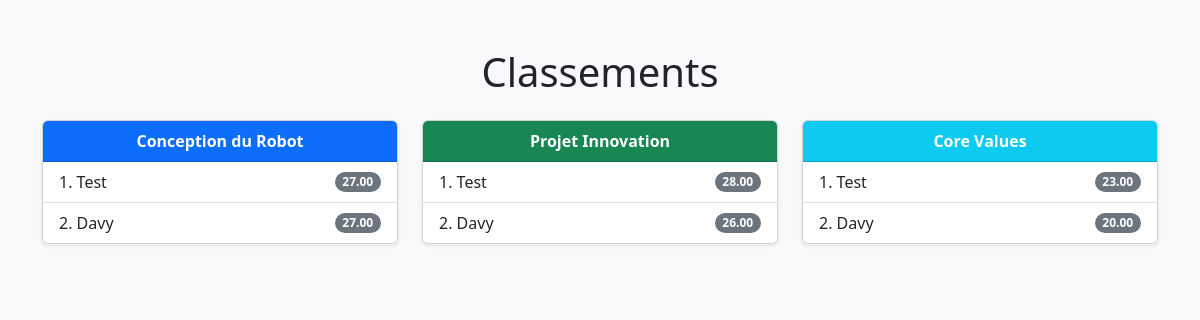
/Scores_Jury, run on the app's committed database.
### app.py (models this page shows, shortened)
class Equipe(db.Model):
    id = db.Column(db.Integer, primary_key=True)
    lettres = db.Column(db.String(10), nullable=False)
    nom = db.Column(db.String(100), nullable=False)
    ville = db.Column(db.String(100), nullable=False)
    nb_joueurs = db.Column(db.Integer, nullable=False)

### app.py (the view)
@app.route("/Scores_Jury")
def classement():
    classement_conception = []
    for e in ConceptionRobot.query.all():
        total = (
            e.identify_Strategy + e.identify_research +
            e.design_ideas + e.design_building +
            e.create_attach + e.create_code +
            e.iterate_testing + e.iterate_improv +
            e.communication_impact + e.communication_fun
        )
        classement_conception.append((e.equipe.nom, total))
    classement_conception.sort(key=lambda x: x[1], reverse=True)
    classement_innovation = []
    for e in Innovation.query.all():
        total = (
            e.identify_define + e.identify_research +
            e.design_plan + e.design_Teamworks +
            e.create_innovation + e.create_model +
            e.iterate_sharing + e.iterate_improv +
            e.communication_impact + e.communication_fun
        )
        classement_innovation.append((e.equipe.nom, total))
    classement_innovation.sort(key=lambda x: x[1], reverse=True)
    classement_core_values = []
    for cv in CoreValue.query.all():
        total = (
            cv.discovery_ip + cv.Teamworks_ip + cv.innovation_ip +
            cv.impact_ip + cv.fun_ip +
            cv.discovery_rd + cv.inclusion_rd +
            cv.innovation_rd + cv.impact_rd + cv.fun_rd
        )
        classement_core_values.append((cv.equipe.nom, total))
    classement_core_values.sort(key=lambda x: x[1], reverse=True)
    return render_template(
        "Scores_Jury.html",
        classement_conception=classement_conception,
        classement_innovation=classement_innovation,
        classement_core_values=classement_core_values
    )

### templates/Scores_Jury.html (shortened to what this page needs)
<!DOCTYPE html>
<html lang="fr">
<head>
    <link href="https://cdn.jsdelivr.net/npm/bootstrap@5.3.6/dist/css/bootstrap.min.css" rel="stylesheet" />
</head>
<body class="bg-light">
    <div class="container py-5">
        <h1 class="text-center mb-4">Classements</h1>
        <div class="row gy-4">
            <div class="col-md-4">
                <div class="card shadow-sm">
                    <div class="card-header bg-primary text-white text-center fw-bold">
                        Conception du Robot
                    </div>
                    <ul class="list-group list-group-flush">
                        {% if classement_conception %}
                            {% for nom, score in classement_conception %}
                                <li class="list-group-item d-flex justify-content-between align-items-center">
                                    <span>{{ loop.index }}. {{ nom }}</span>
                                    <span class="badge bg-secondary rounded-pill">{{ '%.2f'|format(score) }}</span>
                                </li>
                            {% endfor %}
                        {% else %}
                            <li class="list-group-item text-center text-muted">Aucune donnée disponible.</li>
                        {% endif %}
                    </ul>
                </div>
            </div>
            <div class="col-md-4">
                <div class="card shadow-sm">
                    <div class="card-header bg-success text-white text-center fw-bold">
                        Projet Innovation
                    </div>
                    <ul class="list-group list-group-flush">
                        {% if classement_innovation %}
                            {% for nom, score in classement_innovation %}
                                <li class="list-group-item d-flex justify-content-between align-items-center">
                                    <span>{{ loop.index }}. {{ nom }}</span>
                                    <span class="badge bg-secondary rounded-pill">{{ '%.2f'|format(score) }}</span>
                                </li>
                            {% endfor %}
                        {% else %}
                            <li class="list-group-item text-center text-muted">Aucune donnée disponible.</li>
                        {% endif %}
                    </ul>
                </div>
            </div>
            <div class="col-md-4">
                <div class="card shadow-sm">
                    <div class="card-header bg-info text-white text-center fw-bold">
                        Core Values
                    </div>
                    <ul class="list-group list-group-flush">
                        {% if classement_core_values %}
                            {% for nom, score in classement_core_values %}
                                <li class="list-group-item d-flex justify-content-between align-items-center">
                                    <span>{{ loop.index }}. {{ nom }}</span>
                                    <span class="badge bg-secondary rounded-pill">{{ '%.2f'|format(score) }}</span>
                                </li>
                            {% endfor %}
                        {% else %}
                            <li class="list-group-item text-center text-muted">Aucune donnée disponible.</li>
                        {% endif %}
                    </ul>
                </div>
            </div>
        </div>
    </div>
</body>
</html>

### data on the page
Equipe: nom "Test", score "27.00", score "28.00", score "23.00"
Equipe: nom "Davy", score "27.00", score "26.00", score "20.00"
